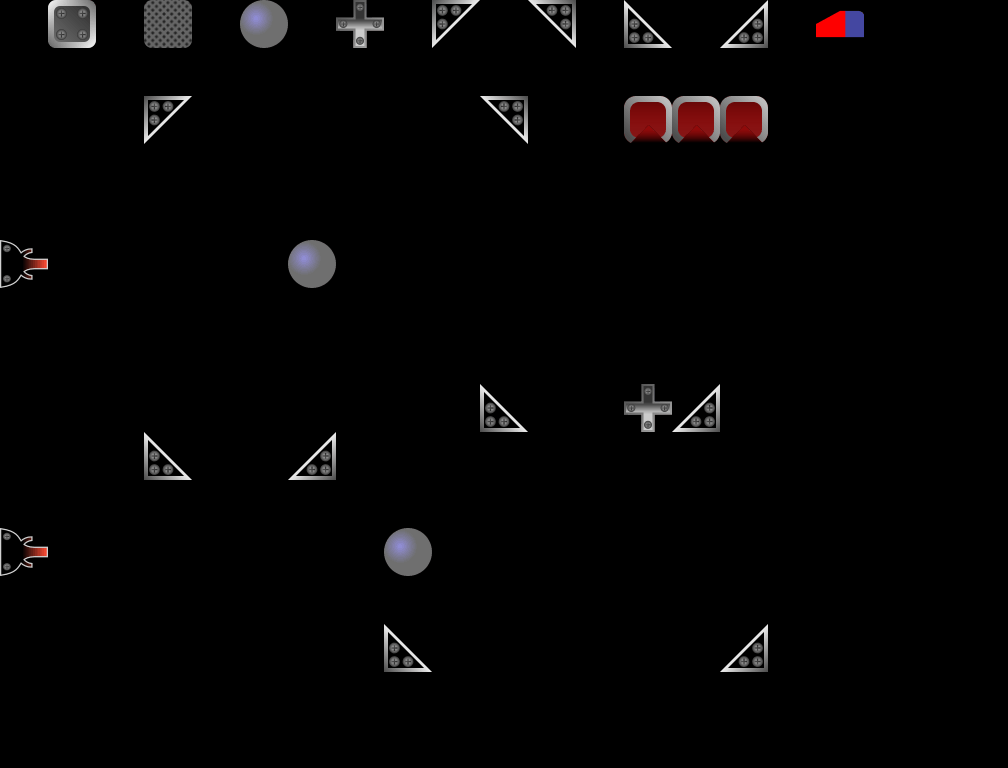

A 2D game scene composited from a Tiled map and its tileset images. What follows is a short description and the map's XML, with every tile layer's data as written:
An orthogonal 21x16 tile map with 48x48 px tiles, 2 tile layers (Blocks, Info), 1 hidden layer not drawn, 1 image layer.

<map version="1.10" tiledversion="1.10.2" orientation="orthogonal" renderorder="right-down" width="21" height="16" tilewidth="48" tileheight="48" infinite="0" nextlayerid="10" nextobjectid="2">
 <editorsettings>
  <export target="../../public/assets/levels/level-14.json" format="json" />
 </editorsettings>
 <tileset firstgid="1" name="tileset" tilewidth="48" tileheight="48" tilecount="18" columns="18">
  <image source="../../public/assets/tileset.png" width="864" height="48" />
  <tile id="0" type="BlockingBlock" />
  <tile id="1" type="Cross" />
  <tile id="2" type="BallMirror" />
  <tile id="3" type="BottomLeftMirror" />
  <tile id="4" type="BottomRightMirror" />
  <tile id="5" type="TopLeftMirror" />
  <tile id="6" type="TopRightMirror" />
  <tile id="7" type="TimedBlock" />
  <tile id="8" type="LaserStartDown" />
  <tile id="9" type="LaserStartLeft" />
  <tile id="10" type="LaserStartRight" />
  <tile id="11" type="LaserStartUp" />
  <tile id="12" type="TargetUp" />
  <tile id="13" type="TargetRight" />
  <tile id="14" type="TargetDown" />
  <tile id="15" type="TargetLeft" />
  <tile id="16" type="ForbiddenBlock" />
  <tile id="17" type="Eraser" />
 </tileset>
 <imagelayer id="9" name="bg" locked="1" opacity="0.5" offsetx="-1.34366" offsety="95.2359">
  <image source="../black.png" width="960" height="576" />
 </imagelayer>
 <layer id="2" name="Blocks" width="21" height="16">
  <data encoding="csv">
0,0,0,0,0,0,0,0,0,0,0,0,0,0,0,0,0,0,0,0,0,
0,0,0,0,0,0,0,0,0,0,0,0,0,0,0,0,0,0,0,0,0,
0,0,0,5,0,0,0,0,0,0,4,0,0,15,15,15,0,0,0,0,0,
0,0,0,0,0,0,0,0,0,0,0,0,0,0,0,0,0,0,0,0,0,
0,0,0,0,0,0,0,0,0,0,0,0,0,0,0,0,0,0,0,0,0,
11,0,0,0,0,0,3,0,0,0,0,0,0,0,0,0,0,0,0,0,0,
0,0,0,0,0,0,0,0,0,0,0,0,0,0,0,0,0,0,0,0,0,
0,0,0,0,0,0,0,0,0,0,0,0,0,0,0,0,0,0,0,0,0,
0,0,0,0,0,0,0,0,0,0,7,0,0,2,6,0,0,0,0,0,0,
0,0,0,7,0,0,6,0,0,0,0,0,0,0,0,0,0,0,0,0,0,
0,0,0,0,0,0,0,0,0,0,0,0,0,0,0,0,0,0,0,0,0,
11,0,0,0,0,0,0,0,3,0,0,0,0,0,0,0,0,0,0,0,0,
0,0,0,0,0,0,0,0,0,0,0,0,0,0,0,0,0,0,0,0,0,
0,0,0,0,0,0,0,0,7,0,0,0,0,0,0,6,0,0,0,0,0,
0,0,0,0,0,0,0,0,0,0,0,0,0,0,0,0,0,0,0,0,0,
0,0,0,0,0,0,0,0,0,0,0,0,0,0,0,0,0,0,0,0,0
</data>
 </layer>
 <layer id="5" name="Info" width="21" height="16" locked="1">
  <properties>
   <property name="BallMirror" type="int" value="1" />
   <property name="BlockingBlock" type="int" value="1" />
   <property name="BottomLeftMirror" type="int" value="0" />
   <property name="BottomRightMirror" type="int" value="0" />
   <property name="Cross" type="int" value="1" />
   <property name="LevelName" value="Spidernet" />
   <property name="MaxItems" type="int" value="4" />
   <property name="TimedBlock" type="int" value="1" />
   <property name="TopLeftMirror" type="int" value="1" />
   <property name="TopRightMirror" type="int" value="0" />
  </properties>
  <data encoding="csv">
0,1,0,8,0,3,0,2,0,5,0,4,0,7,0,6,0,18,0,0,0,
0,0,0,0,0,0,0,0,0,0,0,0,0,0,0,0,0,0,0,0,0,
0,0,0,0,0,0,0,0,0,0,0,0,0,0,0,0,0,0,0,0,0,
0,0,0,0,0,0,0,0,0,0,0,0,0,0,0,0,0,0,0,0,0,
0,0,0,0,0,0,0,0,0,0,0,0,0,0,0,0,0,0,0,0,0,
0,0,0,0,0,0,0,0,0,0,0,0,0,0,0,0,0,0,0,0,0,
0,0,0,0,0,0,0,0,0,0,0,0,0,0,0,0,0,0,0,0,0,
0,0,0,0,0,0,0,0,0,0,0,0,0,0,0,0,0,0,0,0,0,
0,0,0,0,0,0,0,0,0,0,0,0,0,0,0,0,0,0,0,0,0,
0,0,0,0,0,0,0,0,0,0,0,0,0,0,0,0,0,0,0,0,0,
0,0,0,0,0,0,0,0,0,0,0,0,0,0,0,0,0,0,0,0,0,
0,0,0,0,0,0,0,0,0,0,0,0,0,0,0,0,0,0,0,0,0,
0,0,0,0,0,0,0,0,0,0,0,0,0,0,0,0,0,0,0,0,0,
0,0,0,0,0,0,0,0,0,0,0,0,0,0,0,0,0,0,0,0,0,
0,0,0,0,0,0,0,0,0,0,0,0,0,0,0,0,0,0,0,0,0,
0,0,0,0,0,0,0,0,0,0,0,0,0,0,0,0,0,0,0,0,0
</data>
 </layer>
 <layer id="7" name="SelectionArea" width="21" height="16" visible="0" locked="1">
  <data encoding="csv">
0,0,0,0,0,0,0,0,0,0,0,0,0,0,0,0,0,0,0,0,0,
0,0,0,0,0,0,0,0,0,0,0,0,0,0,0,0,0,0,0,0,0,
8,8,8,8,8,8,8,8,8,8,8,8,8,8,8,8,8,8,8,8,8,
8,8,8,8,8,8,8,8,8,8,8,8,8,8,8,8,8,8,8,8,8,
8,8,8,8,8,8,8,8,8,8,8,8,8,8,8,8,8,8,8,8,8,
8,8,8,8,8,8,8,8,8,8,8,8,8,8,8,8,8,8,8,8,8,
8,8,8,8,8,8,8,8,8,8,8,8,8,8,8,8,8,8,8,8,8,
8,8,8,8,8,8,8,8,8,8,8,8,8,8,8,8,8,8,8,8,8,
8,8,8,8,8,8,8,8,8,8,8,8,8,8,8,8,8,8,8,8,8,
8,8,8,8,8,8,8,8,8,8,8,8,8,8,8,8,8,8,8,8,8,
8,8,8,8,8,8,8,8,8,8,8,8,8,8,8,8,8,8,8,8,8,
8,8,8,8,8,8,8,8,8,8,8,8,8,8,8,8,8,8,8,8,8,
8,8,8,8,8,8,8,8,8,8,8,8,8,8,8,8,8,8,8,8,8,
8,8,8,8,8,8,8,8,8,8,8,8,8,8,8,8,8,8,8,8,8,
0,0,0,0,0,0,0,0,0,0,0,0,0,0,0,0,0,0,0,0,0,
0,0,0,0,0,0,0,0,0,0,0,0,0,0,0,0,0,0,0,0,0
</data>
 </layer>
</map>
